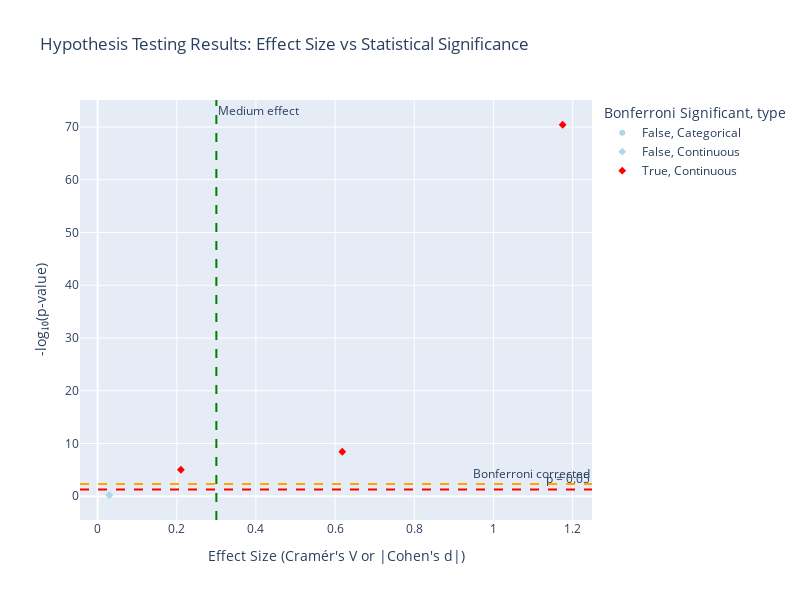
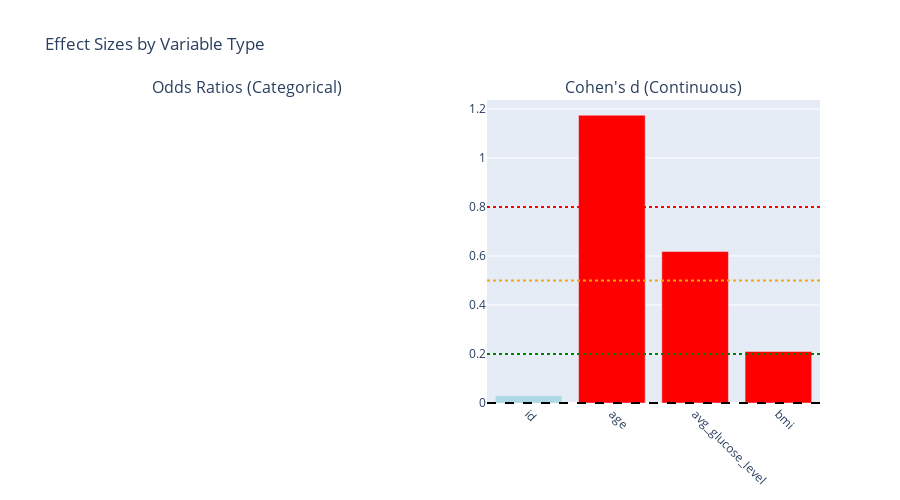
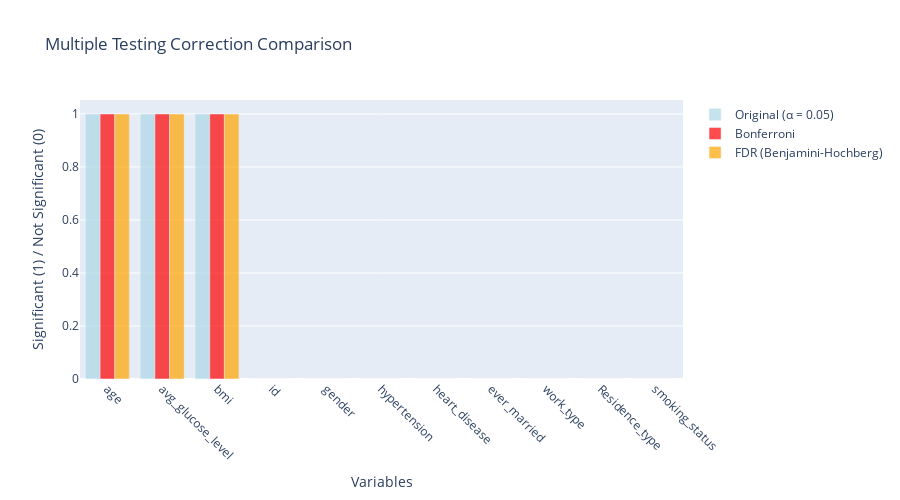
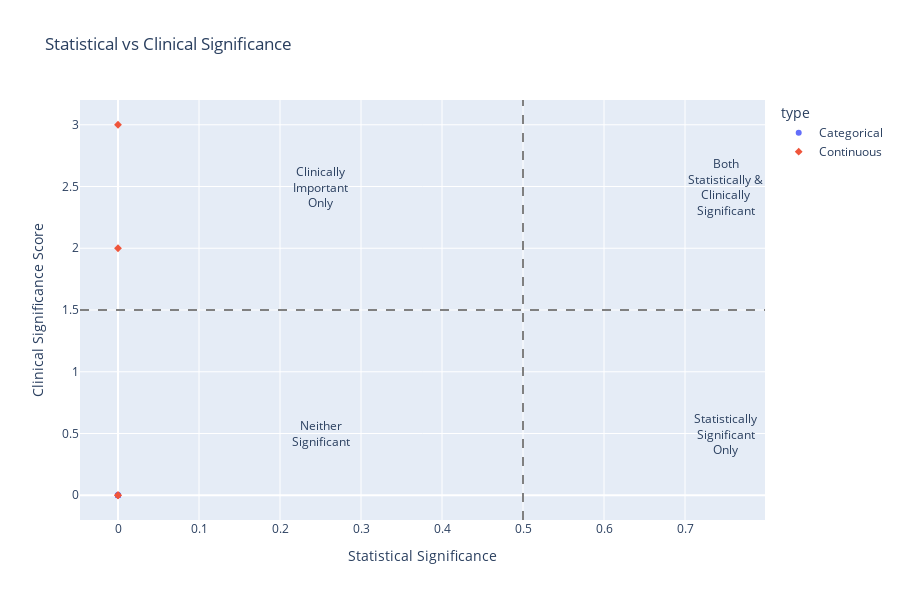

Notebook cell for these charts, in order:
### Code cell
# Create comprehensive visualizations
visualizations = create_hypothesis_testing_visualizations(categorical_results, continuous_results, correction_results)

### Figure 1 — Plotly figure (JSON) as saved in the notebook; plotly's stock layout.template omitted (floating-point values rounded to 4 significant figures)
{"data": [{"customdata": [["gender", null], ["hypertension", null], ["heart_disease", null], ["ever_married", null], ["work_type", null], ["Residence_type", null], ["smoking_status", null]], "hovertemplate": "Bonferroni Significant=False<br>type=Categorical<br>Effect Size (Cramér's V or |Cohen's d|)=%{x}<br>-log₁₀(p-value)=%{y}<br>variable=%{customdata[0]}<br>p_value=%{customdata[1]}<extra></extra>", "legendgroup": "False, Categorical", "marker": {"color": "lightblue", "symbol": "circle"}, "mode": "markers", "name": "False, Categorical", "orientation": "v", "showlegend": true, "type": "scatter", "x": [NaN, NaN, NaN, NaN, NaN, NaN, NaN], "xaxis": "x", "y": [NaN, NaN, NaN, NaN, NaN, NaN, NaN], "yaxis": "y"}, {"customdata": [["id", 0.6423]], "hovertemplate": "Bonferroni Significant=False<br>type=Continuous<br>Effect Size (Cramér's V or |Cohen's d|)=%{x}<br>-log₁₀(p-value)=%{y}<br>variable=%{customdata[0]}<br>p_value=%{customdata[1]}<extra></extra>", "legendgroup": "False, Continuous", "marker": {"color": "lightblue", "symbol": "diamond"}, "mode": "markers", "name": "False, Continuous", "orientation": "v", "showlegend": true, "type": "scatter", "x": [0.02967], "xaxis": "x", "y": [0.1923], "yaxis": "y"}, {"customdata": [["age", 3.727e-71], ["avg_glucose_level", 3.64e-09], ["bmi", 9.47e-06]], "hovertemplate": "Bonferroni Significant=True<br>type=Continuous<br>Effect Size (Cramér's V or |Cohen's d|)=%{x}<br>-log₁₀(p-value)=%{y}<br>variable=%{customdata[0]}<br>p_value=%{customdata[1]}<extra></extra>", "legendgroup": "True, Continuous", "marker": {"color": "red", "symbol": "diamond"}, "mode": "markers", "name": "True, Continuous", "orientation": "v", "showlegend": true, "type": "scatter", "x": [1.175, 0.6181, 0.2104], "xaxis": "x", "y": [70.43, 8.439, 5.024], "yaxis": "y"}], "layout": {"annotations": [{"showarrow": false, "text": "p = 0.05", "x": 1, "xanchor": "right", "xref": "x domain", "y": 1.301, "yanchor": "bottom", "yref": "y"}, {"showarrow": false, "text": "Bonferroni corrected", "x": 1, "xanchor": "right", "xref": "x domain", "y": 2.342, "yanchor": "bottom", "yref": "y"}, {"showarrow": false, "text": "Medium effect", "x": 0.3, "xanchor": "left", "xref": "x", "y": 1, "yanchor": "top", "yref": "y domain"}], "height": 600, "legend": {"title": {"text": "Bonferroni Significant, type"}, "tracegroupgap": 0}, "shapes": [{"line": {"color": "red", "dash": "dash"}, "type": "line", "x0": 0, "x1": 1, "xref": "x domain", "y0": 1.301, "y1": 1.301, "yref": "y"}, {"line": {"color": "orange", "dash": "dash"}, "type": "line", "x0": 0, "x1": 1, "xref": "x domain", "y0": 2.342, "y1": 2.342, "yref": "y"}, {"line": {"color": "green", "dash": "dash"}, "type": "line", "x0": 0.3, "x1": 0.3, "xref": "x", "y0": 0, "y1": 1, "yref": "y domain"}], "title": {"text": "Hypothesis Testing Results: Effect Size vs Statistical Significance"}, "width": 800, "xaxis": {"anchor": "y", "domain": [0, 1], "title": {"text": "Effect Size (Cramér's V or |Cohen's d|)"}}, "yaxis": {"anchor": "x", "domain": [0, 1], "title": {"text": "-log₁₀(p-value)"}}}}

### Figure 2 — Plotly figure (JSON) as saved in the notebook; plotly's stock layout.template omitted (floating-point values rounded to 4 significant figures)
{"data": [{"marker": {"color": ["lightblue", "red", "red", "red"]}, "name": "Cohen's d", "showlegend": false, "type": "bar", "x": ["id", "age", "avg_glucose_level", "bmi"], "xaxis": "x2", "y": [0.02967, 1.175, 0.6181, 0.2104], "yaxis": "y2"}], "layout": {"annotations": [{"font": {"size": 16}, "showarrow": false, "text": "Odds Ratios (Categorical)", "x": 0.225, "xanchor": "center", "xref": "paper", "y": 1, "yanchor": "bottom", "yref": "paper"}, {"font": {"size": 16}, "showarrow": false, "text": "Cohen's d (Continuous)", "x": 0.775, "xanchor": "center", "xref": "paper", "y": 1, "yanchor": "bottom", "yref": "paper"}], "height": 500, "shapes": [{"line": {"color": "black", "dash": "dash"}, "type": "line", "x0": 0, "x1": 1, "xref": "x2 domain", "y0": 0, "y1": 0, "yref": "y2"}, {"line": {"color": "green", "dash": "dot"}, "type": "line", "x0": 0, "x1": 1, "xref": "x2 domain", "y0": 0.2, "y1": 0.2, "yref": "y2"}, {"line": {"color": "orange", "dash": "dot"}, "type": "line", "x0": 0, "x1": 1, "xref": "x2 domain", "y0": 0.5, "y1": 0.5, "yref": "y2"}, {"line": {"color": "red", "dash": "dot"}, "type": "line", "x0": 0, "x1": 1, "xref": "x2 domain", "y0": 0.8, "y1": 0.8, "yref": "y2"}], "showlegend": false, "title": {"text": "Effect Sizes by Variable Type"}, "xaxis": {"anchor": "y", "domain": [0, 0.45], "tickangle": 45}, "xaxis2": {"anchor": "y2", "domain": [0.55, 1], "tickangle": 45}, "yaxis": {"anchor": "x", "domain": [0, 1]}, "yaxis2": {"anchor": "x2", "domain": [0, 1]}}}

### Figure 3 — Plotly figure (JSON) as saved in the notebook; plotly's stock layout.template omitted (floating-point values rounded to 4 significant figures)
{"data": [{"marker": {"color": "lightblue"}, "name": "Original (α = 0.05)", "opacity": 0.7, "type": "bar", "x": ["age", "avg_glucose_level", "bmi", "id", "gender", "hypertension", "heart_disease", "ever_married", "work_type", "Residence_type", "smoking_status"], "y": [1, 1, 1, 0, 0, 0, 0, 0, 0, 0, 0]}, {"marker": {"color": "red"}, "name": "Bonferroni", "opacity": 0.7, "type": "bar", "x": ["age", "avg_glucose_level", "bmi", "id", "gender", "hypertension", "heart_disease", "ever_married", "work_type", "Residence_type", "smoking_status"], "y": [1, 1, 1, 0, 0, 0, 0, 0, 0, 0, 0]}, {"marker": {"color": "orange"}, "name": "FDR (Benjamini-Hochberg)", "opacity": 0.7, "type": "bar", "x": ["age", "avg_glucose_level", "bmi", "id", "gender", "hypertension", "heart_disease", "ever_married", "work_type", "Residence_type", "smoking_status"], "y": [1, 1, 1, 0, 0, 0, 0, 0, 0, 0, 0]}], "layout": {"barmode": "group", "height": 500, "title": {"text": "Multiple Testing Correction Comparison"}, "xaxis": {"tickangle": 45, "title": {"text": "Variables"}}, "yaxis": {"title": {"text": "Significant (1) / Not Significant (0)"}}}}

### Figure 4 — Plotly figure (JSON) as saved in the notebook; plotly's stock layout.template omitted (floating-point values rounded to 4 significant figures)
{"data": [{"customdata": [["gender", "No clinical significance"], ["hypertension", "No clinical significance"], ["heart_disease", "No clinical significance"], ["ever_married", "No clinical significance"], ["work_type", "No clinical significance"], ["Residence_type", "No clinical significance"], ["smoking_status", "No clinical significance"]], "hovertemplate": "type=Categorical<br>Statistical Significance=%{x}<br>Clinical Significance Score=%{y}<br>variable=%{customdata[0]}<br>category=%{customdata[1]}<extra></extra>", "legendgroup": "Categorical", "marker": {"color": "#636efa", "symbol": "circle"}, "mode": "markers", "name": "Categorical", "orientation": "v", "showlegend": true, "type": "scatter", "x": [0, 0, 0, 0, 0, 0, 0], "xaxis": "x", "y": [0, 0, 0, 0, 0, 0, 0], "yaxis": "y"}, {"customdata": [["id", "No clinical significance"], ["age", "Strong clinical significance"], ["avg_glucose_level", "Moderate clinical significance"], ["bmi", "No clinical significance"]], "hovertemplate": "type=Continuous<br>Statistical Significance=%{x}<br>Clinical Significance Score=%{y}<br>variable=%{customdata[0]}<br>category=%{customdata[1]}<extra></extra>", "legendgroup": "Continuous", "marker": {"color": "#EF553B", "symbol": "diamond"}, "mode": "markers", "name": "Continuous", "orientation": "v", "showlegend": true, "type": "scatter", "x": [0, 0, 0, 0], "xaxis": "x", "y": [0, 3, 2, 0], "yaxis": "y"}], "layout": {"annotations": [{"showarrow": false, "text": "Clinically<br>Important<br>Only", "x": 0.25, "y": 2.5}, {"showarrow": false, "text": "Both<br>Statistically &<br>Clinically<br>Significant", "x": 0.75, "y": 2.5}, {"showarrow": false, "text": "Neither<br>Significant", "x": 0.25, "y": 0.5}, {"showarrow": false, "text": "Statistically<br>Significant<br>Only", "x": 0.75, "y": 0.5}], "height": 600, "legend": {"title": {"text": "type"}, "tracegroupgap": 0}, "shapes": [{"line": {"color": "gray", "dash": "dash"}, "type": "line", "x0": 0.5, "x1": 0.5, "xref": "x", "y0": 0, "y1": 1, "yref": "y domain"}, {"line": {"color": "gray", "dash": "dash"}, "type": "line", "x0": 0, "x1": 1, "xref": "x domain", "y0": 1.5, "y1": 1.5, "yref": "y"}], "title": {"text": "Statistical vs Clinical Significance"}, "xaxis": {"anchor": "y", "domain": [0, 1], "title": {"text": "Statistical Significance"}}, "yaxis": {"anchor": "x", "domain": [0, 1], "title": {"text": "Clinical Significance Score"}}}}
